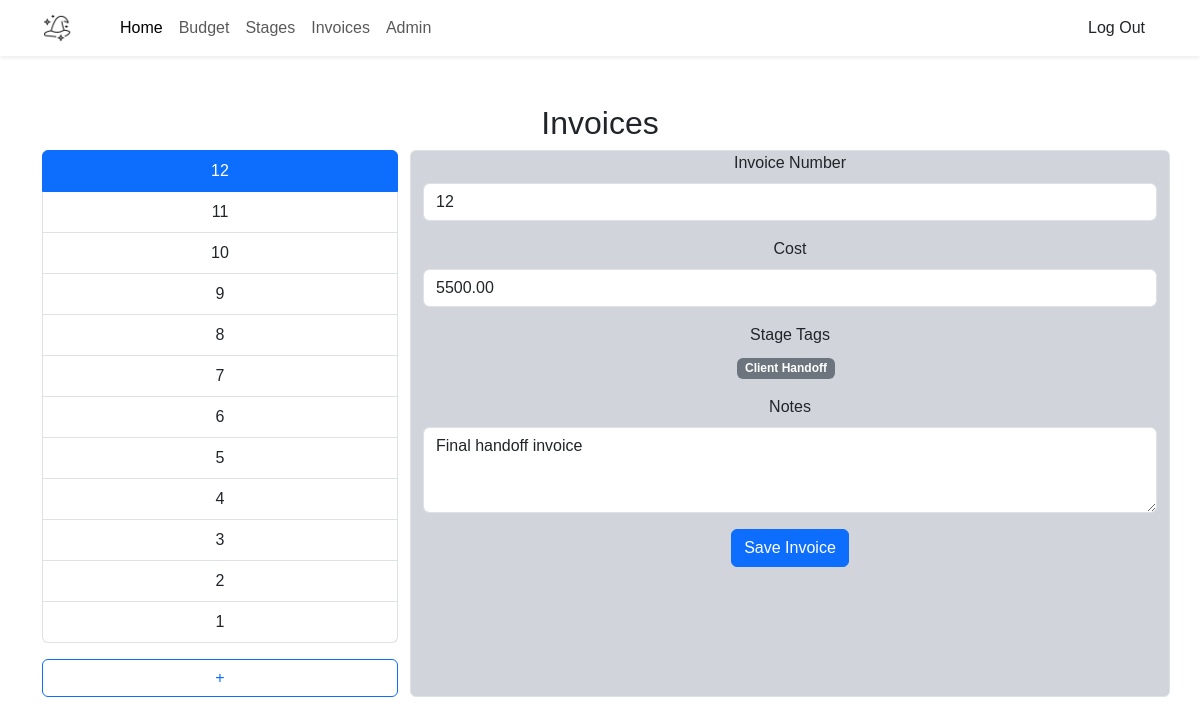
The page /invoices (signed in) on the database its author committed.
### tables this page shows
CREATE TABLE invoices (
    invoice_id INT AUTO_INCREMENT PRIMARY KEY,
    stage_id INT NOT NULL,
    amount DECIMAL(10,2) NOT NULL,
    description TEXT,
    date_issued DATE NOT NULL,
    FOREIGN KEY (stage_id) REFERENCES stages(stage_id)
        ON DELETE CASCADE
);

CREATE TABLE stages (
    stage_id INT AUTO_INCREMENT PRIMARY KEY,
    project_id INT NOT NULL,
    name VARCHAR(50) NOT NULL,
    deadline DATE NOT NULL,
    budget DECIMAL(10,2) NOT NULL,
    color CHAR(7),
    FOREIGN KEY (project_id) REFERENCES projects(project_id)
        ON DELETE CASCADE
);

### src/Controllers/InvoiceController.php (called while the page is built, shortened)
<?php
class InvoiceController
{
    public function getAllInvoices()
    {
        $db = new Database();
        $conn = $db->connect();
        $stmt = $conn->prepare("
            SELECT i.invoice_id, i.amount, i.description, i.date_issued,
                s.name AS stage_name
            FROM invoices i
            JOIN stages s ON i.stage_id = s.stage_id
            ORDER BY i.date_issued DESC
        ");
        $stmt->execute();
        return $stmt->fetchAll(PDO::FETCH_ASSOC);
    }
    public function index()
    {
        include __DIR__ . '/../../views/invoices.php';
    }
}

### views/invoices.php (the view, shortened to what this page needs)
<?php
require_once __DIR__ . '/../src/Controllers/InvoiceController.php';
$controller = new InvoiceController();
$invoices = $controller->getAllInvoices();
$firstInvoice = $invoices[0] ?? null;
?>
<!DOCTYPE html>
<html lang="en">
<head>
    <link href="https://cdn.jsdelivr.net/npm/bootstrap@5.3.0/dist/css/bootstrap.min.css" rel="stylesheet">
    <link rel="stylesheet" href="/assets/css/style.css">
</head>
<body>
<?php include 'navbar.php'; ?>
<div class="container mt-5">
    <h2>Invoices</h2>
    <div class="row">
        <div class="col-md-4">
            <ul class="list-group" id="invoiceList">
                <?php foreach ($invoices as $index => $inv): ?>
                    <li class="list-group-item invoice-item <?= $index === 0 ? 'active' : '' ?>"
                        data-id="<?= htmlspecialchars($inv['invoice_id']) ?>"
                        data-amount="<?= htmlspecialchars($inv['amount']) ?>"
                        data-notes="<?= htmlspecialchars($inv['description']) ?>"
                        data-stage="<?= htmlspecialchars($inv['stage_name']) ?>">
                        <?= htmlspecialchars($inv['invoice_id']) ?>
                    </li>
                <?php endforeach; ?>
            </ul>
            <button class="btn btn-outline-primary mt-3 w-100">+</button>
        </div>
        <div class="col-md-8 rounded border" style="background-color: var(--color-secondary);">
            <form method="post" action="">
                <div class="mb-3">
                    <label for="invoice_number" class="form-label">Invoice Number</label>
                    <input type="text" class="form-control" id="invoice_number" name="invoice_number"
                           value="<?= $firstInvoice['invoice_id'] ?? '' ?>">
                </div>
                <div class="mb-3">
                    <label for="amount" class="form-label">Cost</label>
                    <input type="number" class="form-control" id="amount" name="amount"
                           value="<?= $firstInvoice['amount'] ?? '' ?>">
                </div>
                <div class="mb-3">
                    <label class="form-label">Stage Tags</label>
                    <div id="stageTags">
                        <?php if (!empty($firstInvoice['stage_name'])): ?>
                            <span class="badge bg-secondary me-2"><?= htmlspecialchars($firstInvoice['stage_name']) ?></span>
                        <?php endif; ?>
                    </div>
                </div>
                <div class="mb-3">
                    <label for="notes" class="form-label">Notes</label>
                    <textarea class="form-control" id="notes" name="notes" rows="3"><?= $firstInvoice['description'] ?? '' ?></textarea>
                </div>
                <button type="submit" class="btn btn-primary">Save Invoice</button>
            </form>
        </div>
    </div>
</div>
</body>
</html>

### public/index.php (shortened to what this page needs)
<?php
$uri = parse_url($_SERVER['REQUEST_URI'], PHP_URL_PATH);
switch ($uri) {
    case '/invoices':
        (new InvoiceController())->index();
        break;
}
?>

### views/navbar.php (shortened to what this page needs)
<nav class="navbar navbar-expand-lg navbar-light bg-white shadow-sm">
<div class="container">
    <a class="navbar-brand d-flex align-items-center" href="home">
    <img src="assets/images/logo.svg" alt="Wizard" width="30" height="30" class="me-2">
    </a>
    <div class="collapse navbar-collapse" id="mainNav">
    <ul class="navbar-nav ms-3">
        <li class="nav-item">
        <a class="nav-link active" href="home">Home</a>
        </li>
        <li class="nav-item">
        <a class="nav-link" href="budget">Budget</a>
        </li>
        <li class="nav-item">
        <a class="nav-link" href="stages">Stages</a>
        </li>
        <li class="nav-item">
        <a class="nav-link" href="invoices">Invoices</a>
        </li>
        <li class="nav-item">
        <a class="nav-link" href="admin">Admin</a>
        </li>
    </ul>
    <div class="ms-auto">
        <a href="logout" class="btn btn-logout">Log Out</a>
    </div>
    </div>
</div>
</nav>

### public/assets/css/style.css (style rules this page uses)
:root { --color-primary: #f3f4f6; --color-secondary: #d1d5db; }
body { font-family: Arial, sans-serif; margin: 0; padding: 0; text-align: center; }

### rows shown on the page
invoices: invoice_id "12", invoice_number "12", amount "5500.00", notes "Final handoff invoice"
invoices: invoice_id "11"
invoices: invoice_id "10"
invoices: invoice_id "9"
invoices: invoice_id "8"
invoices: invoice_id "7"
invoices: invoice_id "6"
invoices: invoice_id "5"
invoices: invoice_id "4"
invoices: invoice_id "3"
invoices: invoice_id "2"
invoices: invoice_id "1"
stages: name "Client Handoff"
